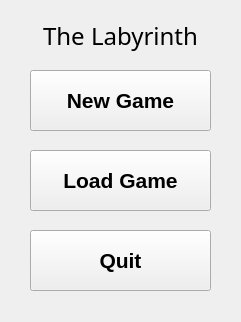
<?xml version="1.0" encoding="UTF-8"?>
<ui version="4.0">
 <class>menu</class>
 <widget class="QWidget" name="menu">
  <property name="geometry">
   <rect>
    <x>0</x>
    <y>0</y>
    <width>241</width>
    <height>322</height>
   </rect>
  </property>
  <property name="windowTitle">
   <string>The Labyrinth</string>
  </property>
  <widget class="QLabel" name="label">
   <property name="geometry">
    <rect>
     <x>0</x>
     <y>-10</y>
     <width>241</width>
     <height>91</height>
    </rect>
   </property>
   <property name="font">
    <font>
     <family>Arial Black</family>
     <pointsize>18</pointsize>
    </font>
   </property>
   <property name="text">
    <string>The Labyrinth</string>
   </property>
   <property name="alignment">
    <set>Qt::AlignCenter</set>
   </property>
  </widget>
  <widget class="QPushButton" name="new_game">
   <property name="geometry">
    <rect>
     <x>30</x>
     <y>70</y>
     <width>181</width>
     <height>61</height>
    </rect>
   </property>
   <property name="font">
    <font>
     <family>Arial</family>
     <pointsize>16</pointsize>
     <weight>75</weight>
     <bold>true</bold>
    </font>
   </property>
   <property name="text">
    <string>New Game</string>
   </property>
  </widget>
  <widget class="QPushButton" name="load_game">
   <property name="geometry">
    <rect>
     <x>30</x>
     <y>150</y>
     <width>181</width>
     <height>61</height>
    </rect>
   </property>
   <property name="font">
    <font>
     <family>Arial</family>
     <pointsize>16</pointsize>
     <weight>75</weight>
     <bold>true</bold>
    </font>
   </property>
   <property name="text">
    <string>Load Game</string>
   </property>
  </widget>
  <widget class="QPushButton" name="quit">
   <property name="geometry">
    <rect>
     <x>30</x>
     <y>230</y>
     <width>181</width>
     <height>61</height>
    </rect>
   </property>
   <property name="font">
    <font>
     <family>Arial</family>
     <pointsize>16</pointsize>
     <weight>75</weight>
     <bold>true</bold>
    </font>
   </property>
   <property name="text">
    <string>Quit</string>
   </property>
  </widget>
 </widget>
 <resources/>
 <connections/>
</ui>
